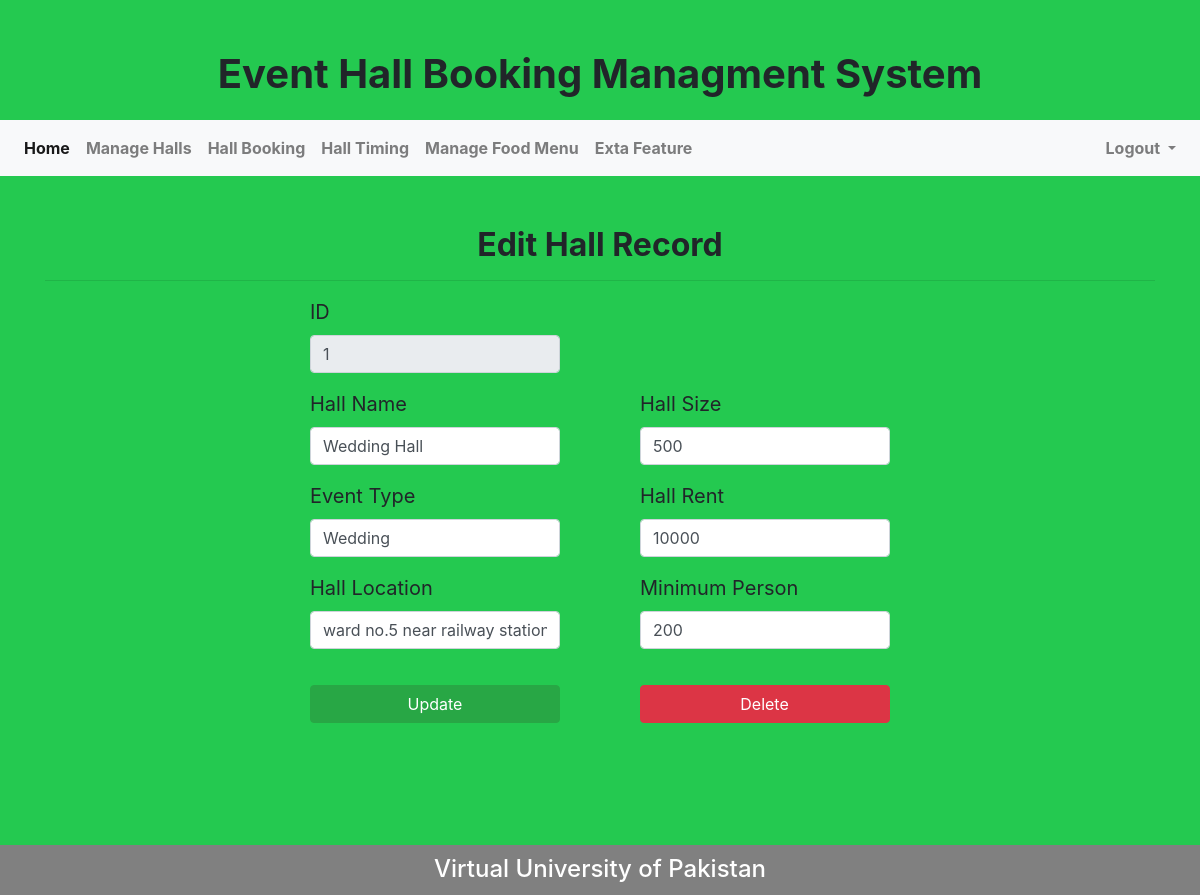
The app's page /manger/edit_hall.php?edit=1 (signed in) with its own data.
### tables this page shows
CREATE TABLE `halls` (
  `ID` int(11) NOT NULL,
  `Hall_name` varchar(255) NOT NULL,
  `Hall_size` int(11) NOT NULL,
  `Event_type` varchar(255) NOT NULL,
  `Hall_rent` varchar(255) NOT NULL,
  `City` varchar(255) NOT NULL,
  `Hall_location` varchar(255) NOT NULL,
  `Hall_image` varchar(255) NOT NULL,
  `Minimum` int(11) NOT NULL,
  `S_time` time NOT NULL,
  `E_Time` time NOT NULL
);

### manger/edit_hall.php (the view, shortened to what this page needs)
<?php
if (empty($_SESSION['uID'])) {
  echo '<script language="javascript">';
  echo 'alert("Please login to continue")';
  echo '</script>';
  echo "<script>location.replace('../login.php')</script>";
}else{
include ('managerHeader.php');
?>
<!DOCTYPE html>
<html>
<body>
	<div class="container">
        <h2 class="heading">Edit Hall Record</h2>
        <hr>
        <div class="standardForm">
        <?php
        if (isset($_GET['edit'])) {
            $id=$_GET['edit'];
            $qry = "SELECT * FROM halls WHERE ID='$id'";
            $run = mysqli_query($conn,$qry);
            while ($row = mysqli_fetch_array($run)) {
        ?>
        <form method="post" action="">
          <div class="form-group">
                <label for="inputID4">ID</label>
                <input type="text" class="form-control" id="inputFullName4" name="newid" value="<?php echo $row ['ID']; ?>"  disabled="">
            </div>
          <div class="form-row">
              <div class="form-group col-md-6">
                  <label for="inputHallName4">Hall Name</label>
                  <input type="text" class="form-control" name="hname" id="inputHallName4" value="<?php echo $row ['Hall_name']; ?>">
              </div>
              <div class="form-group col-md-6">
                  <label for="inputHallSize4">Hall Size</label>
                  <input type="number" class="form-control" name="hsize" id="inputHallSize4" value="<?php echo $row ['Hall_size']; ?>">
              </div>
            </div>
            <div class="form-row">
              <div class="form-group col-md-6">
                  <label for="inputEventType4">Event Type</label>
                  <input type="text" class="form-control" name="etype" id="inputEventType4" value="<?php echo $row ['Event_type']; ?>">
              </div>
              <div class="form-group col-md-6">
                  <label for="inputHallRent4">Hall Rent</label>
                  <input type="number" class="form-control" name="hrent" id="inputHallRent4" value="<?php echo $row ['Hall_rent']; ?>">
              </div>
            </div>
            <div class="form-row">
              <div class="form-group col-md-6">
                  <label for="inputHallLocation4">Hall Location</label>
                  <input type="text" class="form-control" name="hlocation" id="inputHallLocation4" value="<?php echo $row ['Hall_location']; ?>">
              </div>
              <div class="form-group col-md-6">
                  <label for="inputMinimumPerson4">Minimum Person</label>
                  <input type="number" class="form-control" name="minimum" id="inputMinimumPerson4" value="<?php echo $row ['Minimum']; ?>">
              </div>
            </div>
            <div class="standardBtn">
            <button type="submit" class="btn btn-success" name="update">Update</button>
            <button type="submit" class="btn btn-danger" style="margin-left:75px; " name="delete">Delete</button>
            </div>
          </form>
          <?php
            }
          }
          ?>
      </div>
	</div>
      <?php include '../footer.php'; ?>
</body>
</html>
<?php
}
?>

### records on screen
halls: newid "1", hname "Wedding Hall", hsize "500", etype "Wedding", hrent "10000", hlocation "ward no.5 near railway station", minimum "200"
